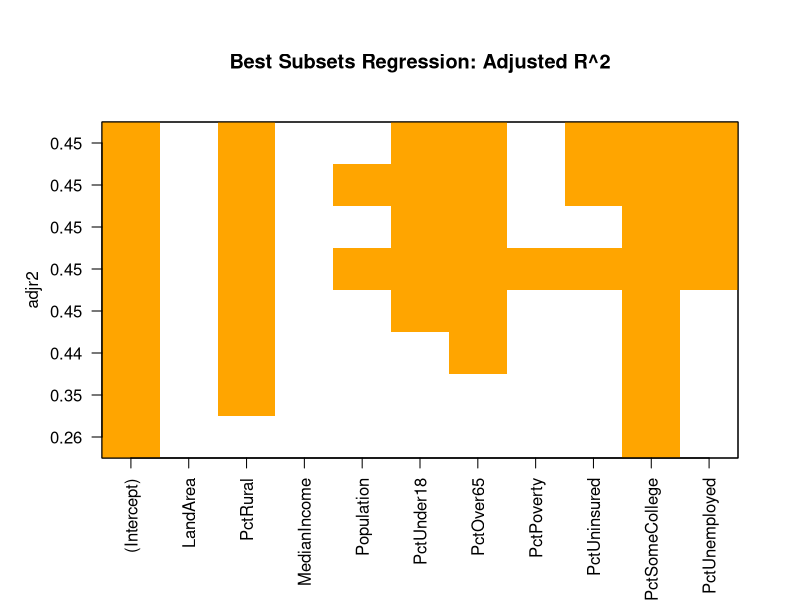
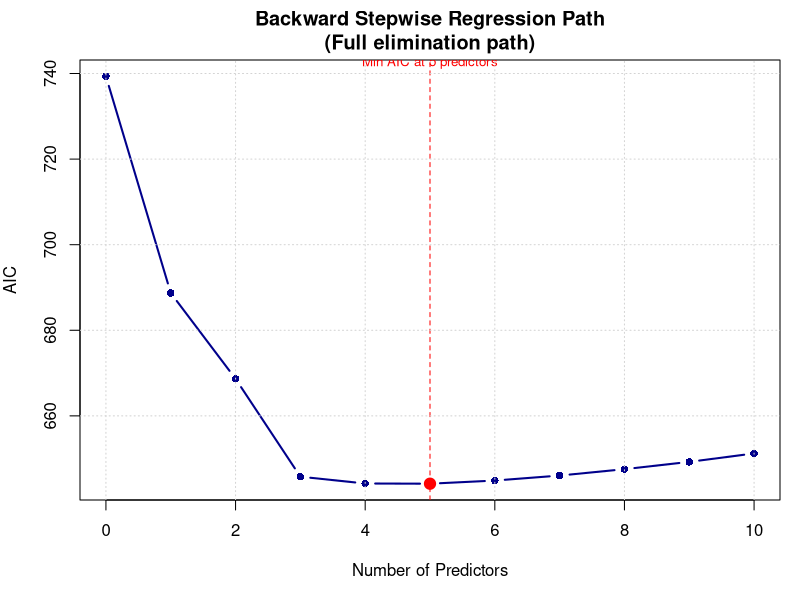
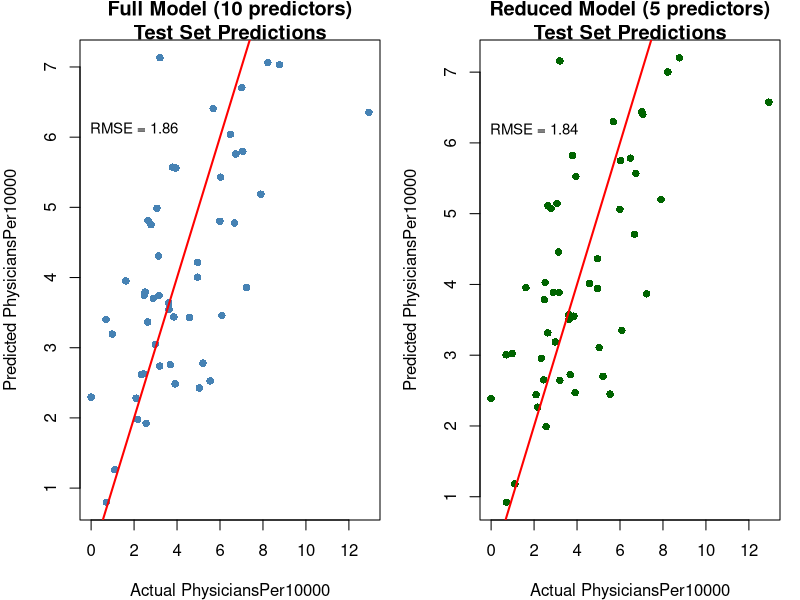

The R script that drew these images, in order:
# =============================================================================
# Doctor Shortage Example: Model Selection
# 
# This script implements the doctor shortage example from the model selection
# slides. It demonstrates:
# - Best subsets regression
# - Backward stepwise regression  
# - Training/test set split
# - Comparing full vs reduced models using RMSE
# =============================================================================

library(tidyverse)
library(leaps)  # for regsubsets()
library(car)    # for some diagnostic functions

# -----------------------------------------------------------------------------
# 1. Load and explore the data
# -----------------------------------------------------------------------------
# Data from all counties in Texas with 10,000+ residents
# Goal: Model what factors predict the number of physicians per 10,000 people
# Outcome: PhysiciansPer10000
# Predictors: LandArea, PctRural, MedianIncome, Population, PctUnder18,
#             PctOver65, PctPoverty, PctUninsured, PctSomeCollege, PctUnemployed
counties <- read.csv("../data/counties.csv")

# -----------------------------------------------------------------------------
# 2. Best subsets regression
# -----------------------------------------------------------------------------
# Finds the best model for each number of predictors
# Uses Adjusted R^2 as the selection criterion
best_subsets <- regsubsets(PhysiciansPer10000 ~ . - County, data = counties)

# Plot showing Adjusted R^2 for each model size
plot(best_subsets, scale = "adjr2", col = "orange", 
     main = "Best Subsets Regression: Adjusted R^2")

# -----------------------------------------------------------------------------
# 3. Backward stepwise regression
# -----------------------------------------------------------------------------
# Start with full model and remove variables to optimize AIC
full <- lm(PhysiciansPer10000 ~ LandArea + PctRural +
             MedianIncome + Population + PctUnder18 +
             PctOver65 + PctPoverty + PctUninsured +
             PctSomeCollege + PctUnemployed,
           data = counties)

# Backward stepwise selection (variables removed if they improve AIC)
# Capture stepwise path by running with trace and extracting AIC values
stepwise_result <- step(full, direction = "backward", trace = 0)

# Extract stepwise path: track AIC at each step through full backward elimination
aic_path <- numeric()
model_sizes <- numeric()
removed_vars <- character()
current_model <- full
aic_path[1] <- AIC(current_model)
model_sizes[1] <- length(coef(current_model)) - 1  # number of predictors
removed_vars[1] <- "Start (full model)"

# Continue backward stepwise until only intercept remains
# Track the path even when AIC increases
while(TRUE) {
  current_aic <- AIC(current_model)
  predictors <- names(coef(current_model))[-1]  # exclude intercept
  
  if(length(predictors) == 0) break
  
  # Try removing each predictor and see which gives best (lowest) AIC
  best_aic <- Inf
  best_model <- NULL
  removed_var <- NULL
  
  for(var in predictors) {
    # Create formula without this variable
    if(length(predictors) == 1) {
      formula_str <- "PhysiciansPer10000 ~ 1"
    } else {
      formula_str <- paste("PhysiciansPer10000 ~", 
                          paste(setdiff(predictors, var), collapse = " + "))
    }
    test_model <- lm(as.formula(formula_str), data = counties)
    test_aic <- AIC(test_model)
    
    if(test_aic < best_aic) {
      best_aic <- test_aic
      best_model <- test_model
      removed_var <- var
    }
  }
  
  # Record this step (even if AIC increased)
  aic_path <- c(aic_path, best_aic)
  model_sizes <- c(model_sizes, length(coef(best_model)) - 1)
  removed_vars <- c(removed_vars, removed_var)
  current_model <- best_model
}

# Plot stepwise path showing full trajectory
par(mfrow = c(1, 1), mar = c(5, 4, 3, 1))
plot(model_sizes, aic_path, type = "b", 
     xlab = "Number of Predictors", ylab = "AIC",
     main = "Backward Stepwise Regression Path\n(Full elimination path)",
     pch = 16, col = "darkblue", lwd = 2)

# Highlight the minimum AIC point
min_idx <- which.min(aic_path)
points(model_sizes[min_idx], aic_path[min_idx], 
       pch = 21, bg = "red", cex = 1.5, col = "red")
abline(v = model_sizes[min_idx], lty = 2, col = "red", lwd = 1)
text(model_sizes[min_idx], max(aic_path), 
     paste("Min AIC at", model_sizes[min_idx], "predictors"), 
     pos = 3, col = "red", cex = 0.8)
grid()

# Reduced model (typically includes: PctRural, PctUnder18, PctOver65, 
# PctSomeCollege, PctUnemployed)
reduced <- lm(PhysiciansPer10000 ~ PctRural + PctUnder18 +
                PctOver65 + PctSomeCollege + PctUnemployed,
              data = counties)

# -----------------------------------------------------------------------------
# 4. Training and test sets
# -----------------------------------------------------------------------------
# Split data into training (70%) and test (30%) sets
# n = 168, 30% ≈ 50
set.seed(42)
test_cases <- sample(1:nrow(counties), 50)
test_set <- counties[test_cases, ]
training_set <- counties[-test_cases, ]

# -----------------------------------------------------------------------------
# 5. Fit models on training set
# -----------------------------------------------------------------------------
# Full model on training set
full_train <- lm(PhysiciansPer10000 ~ LandArea + PctRural +
                   MedianIncome + Population + PctUnder18 +
                   PctOver65 + PctPoverty + PctUninsured +
                   PctSomeCollege + PctUnemployed,
                 data = training_set)

# Reduced model on training set
reduced_train <- lm(PhysiciansPer10000 ~ PctRural + PctUnder18 +
                      PctOver65 + PctSomeCollege + PctUnemployed,
                    data = training_set)

# -----------------------------------------------------------------------------
# 6. Calculate RMSE on training and test sets
# -----------------------------------------------------------------------------
# RMSE function
rmse <- function(actual, predicted) {
  sqrt(mean((actual - predicted)^2))
}

# Full model RMSE
full_train_rmse <- rmse(training_set$PhysiciansPer10000, predict(full_train))
full_test_rmse <- rmse(test_set$PhysiciansPer10000, predict(full_train, newdata = test_set))

# Reduced model RMSE
reduced_train_rmse <- rmse(training_set$PhysiciansPer10000, predict(reduced_train))
reduced_test_rmse <- rmse(test_set$PhysiciansPer10000, predict(reduced_train, newdata = test_set))

# Comparison table
comparison <- data.frame(
  Model = c("Full model (10 predictors)", "Reduced model (5 predictors)"),
  Training_RMSE = c(full_train_rmse, reduced_train_rmse),
  Test_RMSE = c(full_test_rmse, reduced_test_rmse)
)

# The reduced model typically does worse on training set but better on test set
# This suggests the full model is overfitting the training data

# -----------------------------------------------------------------------------
# 7. Additional diagnostics
# -----------------------------------------------------------------------------
# Model statistics for comparison
full_r2 <- summary(full_train)$r.squared
full_adj_r2 <- summary(full_train)$adj.r.squared
full_aic <- AIC(full_train)

reduced_r2 <- summary(reduced_train)$r.squared
reduced_adj_r2 <- summary(reduced_train)$adj.r.squared
reduced_aic <- AIC(reduced_train)

# -----------------------------------------------------------------------------
# 8. Visualization: Predictions vs Actual
# -----------------------------------------------------------------------------
par(mfrow = c(1, 2), mar = c(4, 4, 2, 1))

# Full model predictions
plot(test_set$PhysiciansPer10000, predict(full_train, newdata = test_set),
     xlab = "Actual PhysiciansPer10000",
     ylab = "Predicted PhysiciansPer10000",
     main = "Full Model (10 predictors)\nTest Set Predictions",
     pch = 16, col = "steelblue")
abline(0, 1, col = "red", lwd = 2)
text(x = min(test_set$PhysiciansPer10000) + 2,
     y = max(predict(full_train, newdata = test_set)) - 1,
     labels = paste("RMSE =", round(full_test_rmse, 2)),
     cex = 0.9)

# Reduced model predictions
plot(test_set$PhysiciansPer10000, predict(reduced_train, newdata = test_set),
     xlab = "Actual PhysiciansPer10000",
     ylab = "Predicted PhysiciansPer10000",
     main = "Reduced Model (5 predictors)\nTest Set Predictions",
     pch = 16, col = "darkgreen")
abline(0, 1, col = "red", lwd = 2)
text(x = min(test_set$PhysiciansPer10000) + 2,
     y = max(predict(reduced_train, newdata = test_set)) - 1,
     labels = paste("RMSE =", round(reduced_test_rmse, 2)),
     cex = 0.9)
